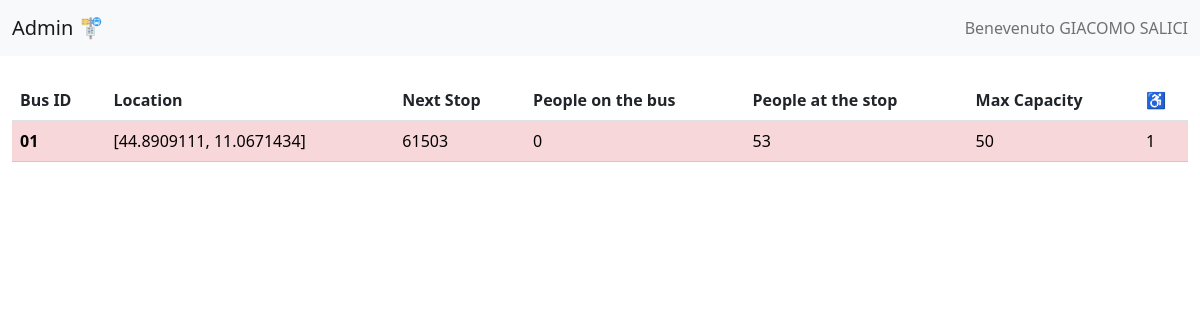
Screenshot of /bus-admin (signed in) with the database file from the repository.
### models.py (models this page shows, shortened)
class User(UserMixin, db.Model):
    __tablename__ = "users"
    id = db.Column(db.String(10), primary_key=True)
    name = db.Column(db.String(80), unique=False, nullable=False)
    ukey = db.Column(db.String(300), nullable=False)

class Bus(db.Model):
    __tablename__ = "buses"
    id = db.Column(db.String(10), primary_key=True)
    position = db.Column(db.String(80), unique=False, nullable=False)
    stop_id = db.Column(db.String(50), nullable=True)
    seatsCount = db.Column(db.Integer(), nullable=True)

class Stop(db.Model):
    __tablename__ = "stops"
    id = db.Column(db.String(10), primary_key=True)
    position = db.Column(db.String(80), unique=False, nullable=False)
    name = db.Column(db.String(50), nullable=True)
    people = db.Column(db.Integer(), nullable=True)
    hButton = db.Column(db.Integer(), nullable=True)

### app.py (the view)
@app.route("/bus-admin")
def admin():
    datasetBus=[]
    buses = Bus.query.all()
    for bus in buses:
        stop = Stop.query.filter_by(id = bus.stop_id).first()
        datasetBus.append({
            "id": bus.id,
            "loc": bus.position,
            "seats":int(bus.seatsCount),
            "next": stop.id,
            "hButton": stop.hButton,
            "people": int(stop.people) if stop.people != None else 0,
            "max": 50
        })
    return render_template('back.html', data=datasetBus, name = "Admin")

### app.py (called while the page is built)
@login_manager.user_loader
def load_user(user_id):
    return User.query.get(user_id)

@app.before_request
def session_handler():
    session.permanent = True
    app.permanent_session_lifetime = timedelta(minutes=1)

### templates/back.html (shortened to what this page needs)
{% extends 'baseof.html' %} {% block titlepage %}{{name}}{% endblock %}  {% block content %}
<table class="table">
  <thead>
    <tr>
      <th scope="col">Bus ID</th>
      <th scope="col">Location</th>
      <th scope="col">Next Stop</th>
      <th scope="col">People on the bus</th>
      <th scope="col">People at the stop</th>
      <th scope="col">Max Capacity</th>
      <th scope="col">♿️</th>
    </tr>
  </thead>
  <tbody>
    {%for bus in data%}
    <tr {%if bus.seats + bus.people > bus.max %}class="table-danger"{%endif%}</tr>
      <th scope="row">{{bus.id}}</th>
      <td>{{bus.loc}}</td>
      <td>{{bus.next}}</td>
      <td>{{bus.seats}}</td>
      <td>{{bus.people}}</td>
      <td>{{bus.max}}</td>
      <td>{{bus.hButton}}</td>
    </tr>
    {%endfor%}
  </tbody>
</table>
{% endblock %}

### templates/baseof.html (shortened to what this page needs)
<!DOCTYPE html>
<html lang="en">
  <head>
    <link
      href="https://cdn.jsdelivr.net/npm/bootstrap@5.2.3/dist/css/bootstrap.min.css"
      rel="stylesheet"
    />
    <link
      rel="stylesheet"
      href="https://unpkg.com/leaflet@1.9.3/dist/leaflet.css"
    />
    <link
      rel="stylesheet"
      href="{{ url_for('static',filename='/style.css') }}"
    />
  </head>
  <body>
    <section class="content">
      <header>
        <nav class="navbar navbar-expand-lg bg-light">
          <div class="container-fluid">
            <a class="navbar-brand" href="/"
              >{% block titlepage %}{% endblock %} 🚏</a
            >
            <span class="navbar-text">
              {% if current_user.is_authenticated %} Benevenuto {{
              current_user.name }}
              {% else %} Benvenuto utente anonimo
              {% endif %}
            </span>
          </div>
        </nav>
      </header>
      <div class="container-fluid mt-4">{% block content %} {% endblock %}</div>
    </section>
  </body>
</html>

### rows the page displays
User: name "GIACOMO SALICI"
Bus: id "01", loc "[44.8909111, 11.0671434]"
Stop: next "61503"

### other values shown
{{ name }} "Admin"
{{ bus.seats }} "0"
{{ bus.people }} "53"
{{ bus.max }} "50"
{{ bus.hButton }} "1"
